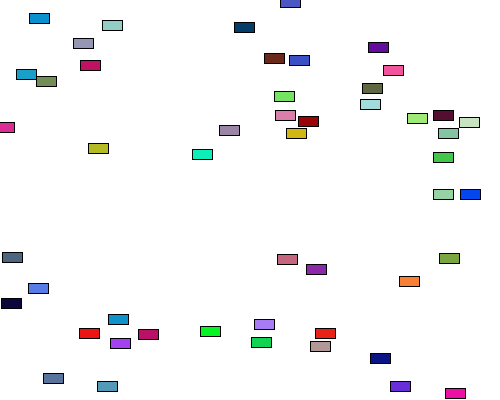
Frame 1 (no input)
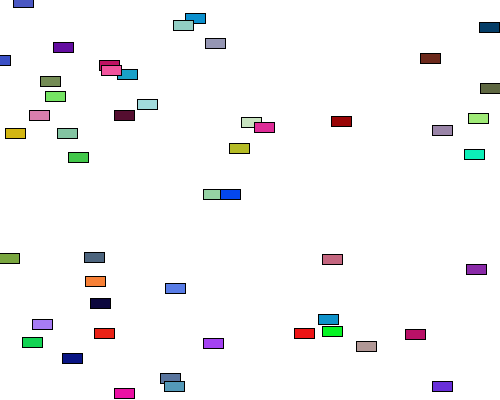
Frame 60 (the mouse pressed at the canvas centre just before this capture)
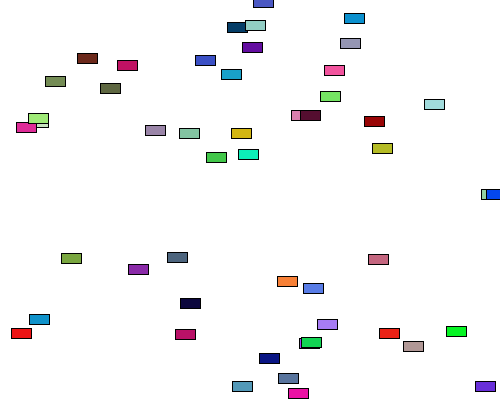
Frame 120 (the mouse held since frame 60 and released just before this capture)

The Processing sketch that drew these frames (run headless with seeded random() and noise(); from frame 60 on, the mouse is pressed at the canvas centre):

// Processing sketch: processing_138350
// ── processing_138350.pde

// Example: 50 cars!
Car[] cars = new Car[50];


void setup() {
  size(500,400);
  for (int i = 0; i < cars.length; i++)
  {
  cars[i] = new Car(color(random(255),random(255),random(255)),random(width),random(height),random(5)); 
  } 
}

void draw() {
  background(255);
  for (int i = 0; i < cars.length; i++)
  {
  cars[i].drive();
  cars[i].display();
  } 

}

// Even though there are multiple objects, we still only need one class. 
// No matter how many cookies we make, only one cookie cutter is needed.
class Car { 
  color c;
  float xpos;
  float ypos;
  float xspeed;

  // The Constructor is defined with arguments.
  Car(color tempC, float tempXpos, float tempYpos, float tempXspeed) { 
    c = tempC;
    xpos = tempXpos;
    ypos = tempYpos;
    xspeed = tempXspeed;
  }

  void display() {
    stroke(0);
    fill(c);
    rectMode(CENTER);
    rect(xpos,ypos,20,10);
  }

  void drive() {
    xpos = xpos + xspeed;
    if (xpos > width) {
      xpos = 0;
    }
  }
}
